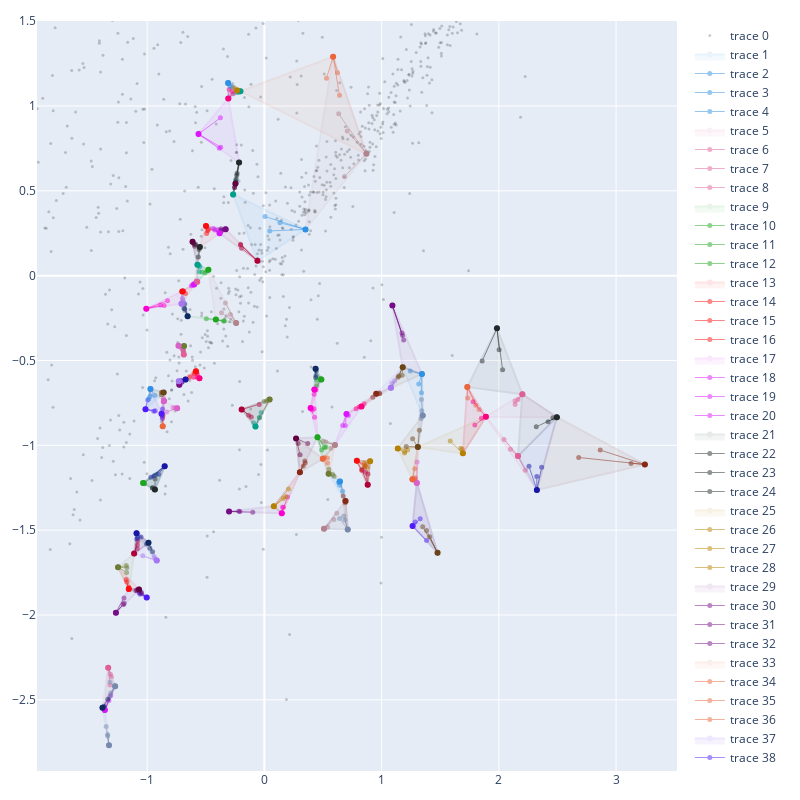

Here is the notebook cell this chart was saved with:
### Code cell
fig = go.Figure(
    go.Scatter(
        x=c1[:, 0], y=c1[:, 1], mode="markers", marker=dict(color="black", opacity=0.2, size=3)
    )
)
colors = px.colors.qualitative.Dark24
j = 0
n_points = 3
for i, points in enumerate(nns_):
    if j > len(colors) -1:
        j = 0
    c0_xs = [c0[points[0]][0], c0[points[1]][0], c0[points[2]][0], c0[points[0]][0]]
    c0_ys = [c0[points[0]][1], c0[points[1]][1], c0[points[2]][1], c0[points[0]][1]]

    fig.add_trace(go.Scatter(x=c0_xs, y=c0_ys, fill="toself", opacity=0.1, marker=dict(color=colors[j])))
    modifier = 0.3
    for k in range(n_points):
#         modifier /= (1 + 1/n_points)
        if modifier <= 0: modifier = 0
        rnd_point = point_on_triangle(c0_xs, c0_ys, modifier)
        fig.add_trace(
            go.Scatter(
                x=[c0_xs[0], rnd_point[0]],
                y=[c0_ys[0], rnd_point[1]],
                mode="lines+markers",
#                 mode="markers",
                opacity=0.5,
                marker=dict(color=colors[j], opacity=1, size=5),
                line=dict(width=1)
            )
        )
    j += 1

j = 0
for p in c0:
    if j > len(colors) -1:
        j = 0
    fig.add_trace(
        go.Scatter(x=[p[0]], y=[p[1]], mode="markers", marker=dict(color=colors[j]))
    )
    j += 1
fig.update_layout(width=800, height=800, margin=dict(l=20, r=20, t=20, b=20),)
fig.show()
